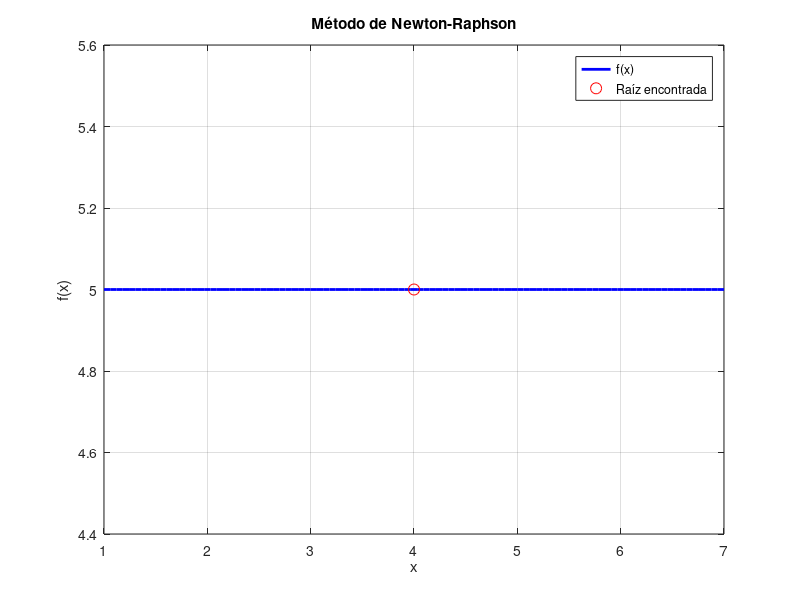

The MATLAB source for this figure:
% Se saca la primera y segunda derivada
% Se evalua en el x0 f(x), f'(x) y f''(x)
% Se evalua la convergencia f(x0)*f''(x0)/(f'(x0))^2
% Sacar el error x_new - x / x_new

function newton_raphson()
    % Solicitar la función y su derivada al usuario
    f_input = input('Ingrese la función f(x) (ejemplo: x^2 - 2): ', 's');
    df_input = input('Ingrese la derivada f''(x) (ejemplo: 2*x): ', 's');
    d2f_input = input('Ingrese la segunda derivada f"(x) (ejemplo: 2): ', 's');
    
    % Convertir las cadenas en funciones anónimas
    try
        f = str2func(['@(x) ' f_input]);
        df = str2func(['@(x) ' df_input]);
        d2f = str2func(['@(x) ', d2f_input]);
        % Probar las funciones para asegurarse de que se pueden evaluar
        f(1); df(1); d2f(1);
    catch
        error('Error al crear las funciones. Asegúrese de que la sintaxis sea correcta.');
    end

    % Solicitar los parámetros del método
    x0 = str2double(input('Ingrese el punto inicial x0: ', 's'));
    tol = str2double(input('Ingrese la tolerancia: ', 's'));
    max_iter = str2double(input('Ingrese el número máximo de iteraciones: ', 's'));
    decimales = str2double(input('Ingrese el número de decimales a mostrar: ', 's'));

    % Verificar que los inputs son números válidos
    if isnan(x0) || isnan(tol) || isnan(max_iter) || isnan(decimales) || decimales < 1
        error('Todos los valores ingresados deben ser números válidos. Los decimales deben ser al menos 1.');
    end

    % Crear los formatos de impresión basados en el número de decimales
    formato_tabla = sprintf('%%9d\t%%%d.%df\t%%%d.%df\t%%%d.%df\t%%%d.%df\n', decimales+3, decimales, decimales+3, decimales, decimales+3, decimales, decimales+3, decimales);
    formato_resultado = sprintf('%%.%df', decimales);

    % Implementación del método de Newton-Raphson
    x = x0;
    iter = 0;
    fprintf('\nIteración\t     x\t\t       f(x)\t\t     f''(x)\t     Error Relativo\n');
    fprintf('--------------------------------------------------------------------------------------------\n');

    % Verificar la condición de convergencia inicial
    if ((f(x) * d2f(x))/(df(x))^2) > 1
        fprintf('\nLa función no converge.\n');
        return;
    end

    % Bucle iterativo para el método de Newton-Raphson
    while iter < max_iter
        fx = f(x);
        dfx = df(x);
        
        % Calcular el siguiente valor de x usando la fórmula de Newton-Raphson
        x_new = x - fx / dfx;

        % Calcular el error relativo
        error_relativo = abs((x_new - x) / x_new);

        % Imprimir la iteración, el valor actual de x, f(x), f'(x) y el error relativo
        fprintf(formato_tabla, iter, x, fx, dfx, error_relativo);

        % Verificar si el error relativo es menor que la tolerancia
        if error_relativo < tol
            x = x_new; % Actualizar x para la impresión final de la raíz
            fx = f(x);
            dfx = df(x);
            iter = iter + 1;
            fprintf(formato_tabla, iter, x, fx, dfx, 0);
            fprintf('\nSe alcanzó la convergencia con la tolerancia especificada.\n');
            break;
        end

        % Actualizar el valor de x y la iteración
        x = x_new;
        iter = iter + 1;
    end

    % Comprobar si se alcanzó el número máximo de iteraciones
    if iter == max_iter
        fprintf('\nSe alcanzó el número máximo de iteraciones.\n');
    end

    % Imprimir los resultados finales
    fprintf(['\nLa raíz aproximada es ' formato_resultado '\n'], x);
    fprintf(['Valor de la función en la raíz: f(' formato_resultado ') = ' formato_resultado '\n'], x, f(x));
    fprintf('Número de iteraciones: %d\n', iter + 1);
    fprintf(['Tolerancia alcanzada: ' formato_resultado '\n'], error_relativo);

    % Graficar la función y la solución
    x_vals = linspace(x - 3, x + 3, 100); % Valores para graficar la función
    y_vals = arrayfun(f, x_vals); % Evaluar la función en esos valores
    
    figure; % Crear una nueva figura
    plot(x_vals, y_vals, 'b-', 'LineWidth', 2); % Graficar la función
    hold on; % Mantener la gráfica
    plot(x, f(x), 'ro', 'MarkerSize', 8); % Marcar la raíz encontrada
    grid on; % Añadir cuadrícula
    xlabel('x');
    ylabel('f(x)');
    title('Método de Newton-Raphson');
    legend('f(x)', 'Raíz encontrada');
    hold off; % Liberar la gráfica
end
